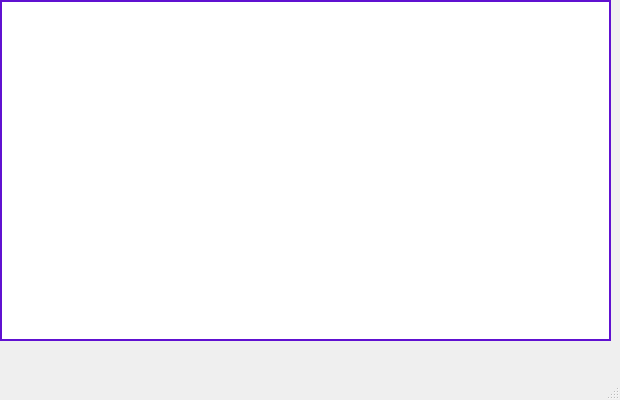
<?xml version="1.0" encoding="UTF-8"?>
<ui version="4.0">
 <class>MainWindow</class>
 <widget class="QMainWindow" name="MainWindow">
  <property name="geometry">
   <rect>
    <x>0</x>
    <y>0</y>
    <width>620</width>
    <height>400</height>
   </rect>
  </property>
  <property name="minimumSize">
   <size>
    <width>620</width>
    <height>400</height>
   </size>
  </property>
  <property name="maximumSize">
   <size>
    <width>650</width>
    <height>500</height>
   </size>
  </property>
  <property name="windowTitle">
   <string>MainWindow</string>
  </property>
  <widget class="QWidget" name="centralwidget">
   <widget class="QTableWidget" name="tableWidget">
    <property name="geometry">
     <rect>
      <x>0</x>
      <y>0</y>
      <width>611</width>
      <height>341</height>
     </rect>
    </property>
    <property name="styleSheet">
     <string notr="true">font: 75 italic 12pt &quot;Calibri&quot;;
text-decoration: underline;
color: rgb(85, 0, 0);
border: 2px solid #6011D1</string>
    </property>
   </widget>
  </widget>
  <widget class="QMenuBar" name="menubar">
   <property name="geometry">
    <rect>
     <x>0</x>
     <y>0</y>
     <width>620</width>
     <height>26</height>
    </rect>
   </property>
  </widget>
  <widget class="QStatusBar" name="statusbar"/>
 </widget>
 <resources/>
 <connections/>
</ui>
